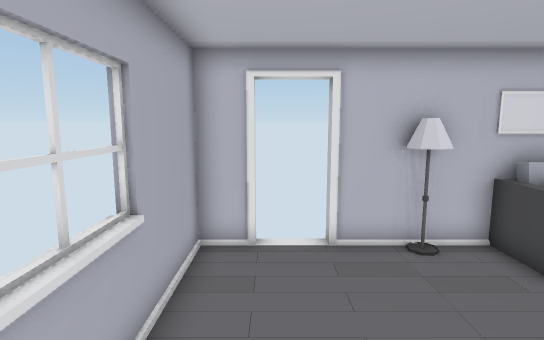
[1] (above)

12 first-person views from a walk through a Unity game level. The camera is 1.5 m above the floor, tilts 8° down and sees 80° across. Doors are open. The floor is counted in squares, 0.5 m on a side. Each view is taken from the middle of a square. On the plan, view 1 faces up. The plan holds only what a view shows up to about 20 squares ahead; the rest is blank. The player is left out. Some animated figures are not drawn.

[2]
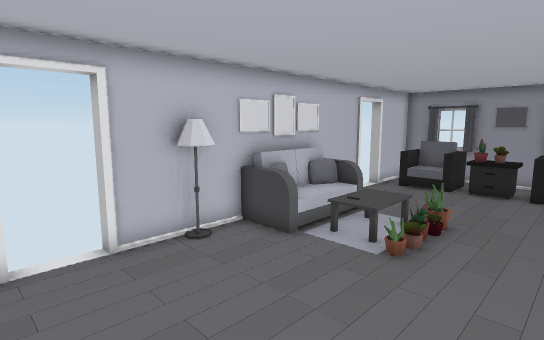

[3]
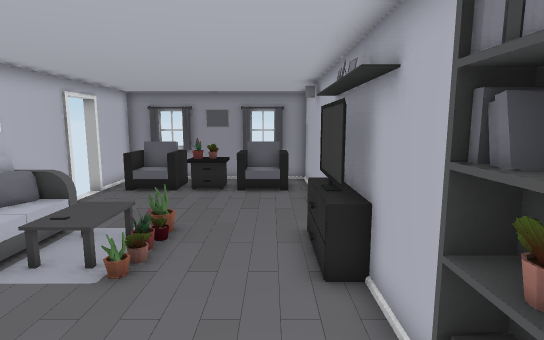

[4]
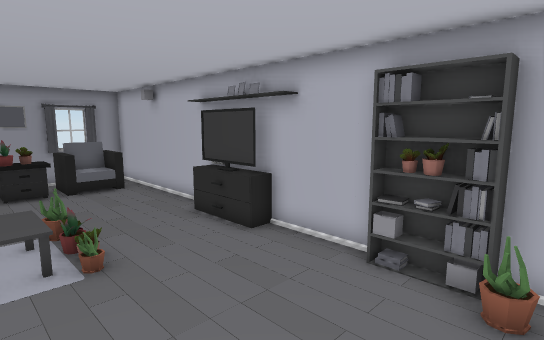

[5]
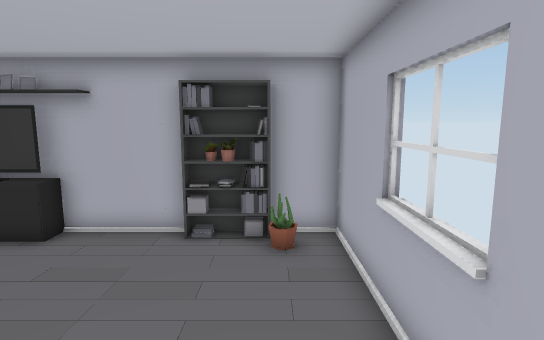

[6]
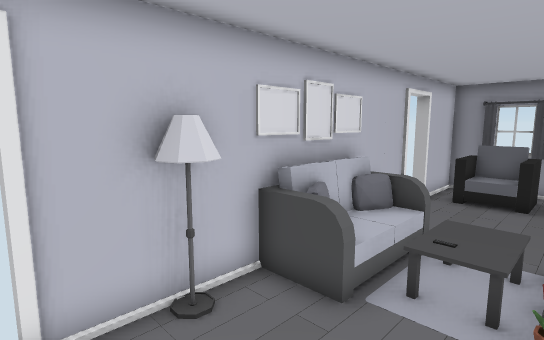

[7]
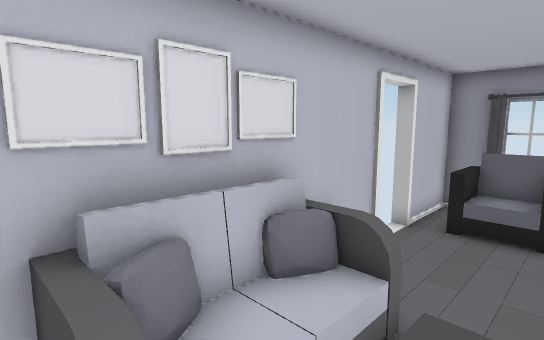

[8]
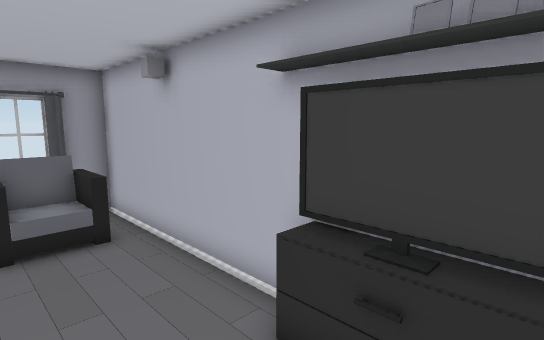

[9]
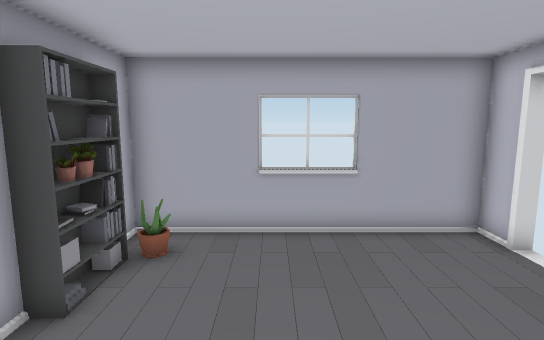

[10]
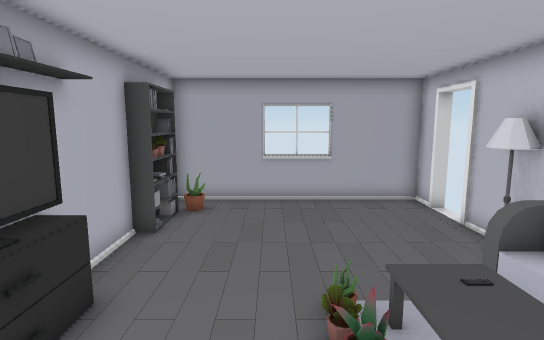

[11]
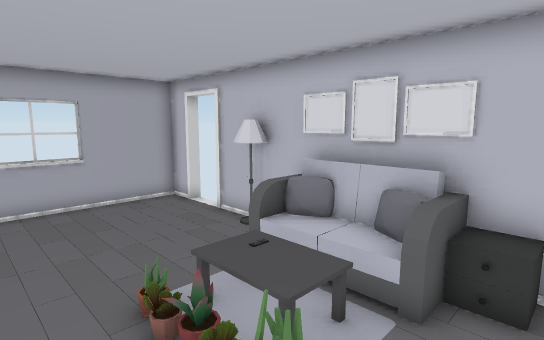

[12]
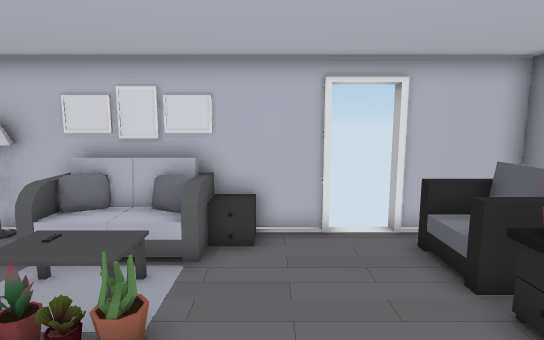

### Floor plan
Key: @ floor where view 1 was taken; # wall or solid block; . floor; D open door; = window, fence, low wall or low ledge; S sofa; F flower; L flowerpot; O other object.
Columns run from 2 left of view 1 to 16 right of it. Each row starts with its distance up from view 1.
  8 ##DD###########DD##
  7 #....#######O....##
  6 #......##OO#.....##
  5 #........OO......S#
  4 =........OO......##
  3 #.......F FLF....=#
  2 =................##
  1 #................S#
  0 #.@..............##
 -1 #.#=#...####.....S#
 -2 ###################

Positions as (right, up) in squares from view 1, and headings:
1: (0, 0), facing up
2: (-1, 0), facing up-right
3: (0, 0), facing right
4: (-1, 5), facing down-right
5: (0, 7), facing down
6: (1, 3), facing up-right
7: (5, 4), facing up-right
8: (6, 2), facing down-right
9: (7, 2), facing left
10: (11, 2), facing left
11: (11, 1), facing up-left
12: (11, -1), facing up
